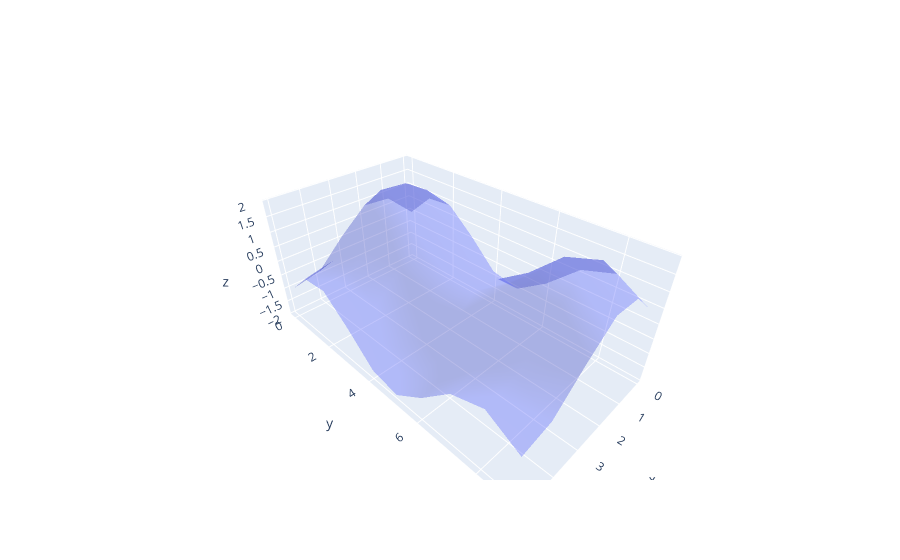

The notebook cell this image was saved under:
### Code cell
fig = go.Figure(data=[go.Mesh3d(x=xx.ravel(), y=yy.ravel(), z=z.ravel(),
                                opacity=0.4)])
fig.show()

### Figure 1 — Plotly figure (JSON) as saved in the notebook; plotly's stock layout.template omitted (floating-point values rounded to 4 significant figures)
{"data": [{"opacity": 0.4, "type": "mesh3d", "x": [0, 1, 2, 3, 4, 5, 0, 1, 2, 3, 4, 5, 0, 1, 2, 3, 4, 5, 0, 1, 2, 3, 4, 5, 0, 1, 2, 3, 4, 5, 0, 1, 2, 3, 4, 5, 0, 1, 2, 3, 4, 5, 0, 1, 2, 3, 4, 5, 0, 1, 2, 3, 4, 5, 0, 1, 2, 3, 4, 5], "y": [0, 0, 0, 0, 0, 0, 1, 1, 1, 1, 1, 1, 2, 2, 2, 2, 2, 2, 3, 3, 3, 3, 3, 3, 4, 4, 4, 4, 4, 4, 5, 5, 5, 5, 5, 5, 6, 6, 6, 6, 6, 6, 7, 7, 7, 7, 7, 7, 8, 8, 8, 8, 8, 8, 9, 9, 9, 9, 9, 9], "z": [0, 0.8415, 0.9093, 0.1411, -0.7568, -0.9589, 0.8415, 1.683, 1.751, 0.9826, 0.08467, -0.1175, 0.9093, 1.751, 1.819, 1.05, 0.1525, -0.04963, 0.1411, 0.9826, 1.05, 0.2822, -0.6157, -0.8178, -0.7568, 0.08467, 0.1525, -0.6157, -1.514, -1.716, -0.9589, -0.1175, -0.04963, -0.8178, -1.716, -1.918, -0.2794, 0.5621, 0.6299, -0.1383, -1.036, -1.238, 0.657, 1.498, 1.566, 0.7981, -0.09982, -0.3019, 0.9894, 1.831, 1.899, 1.13, 0.2326, 0.03043, 0.4121, 1.254, 1.321, 0.5532, -0.3447, -0.5468]}], "layout": {}}
